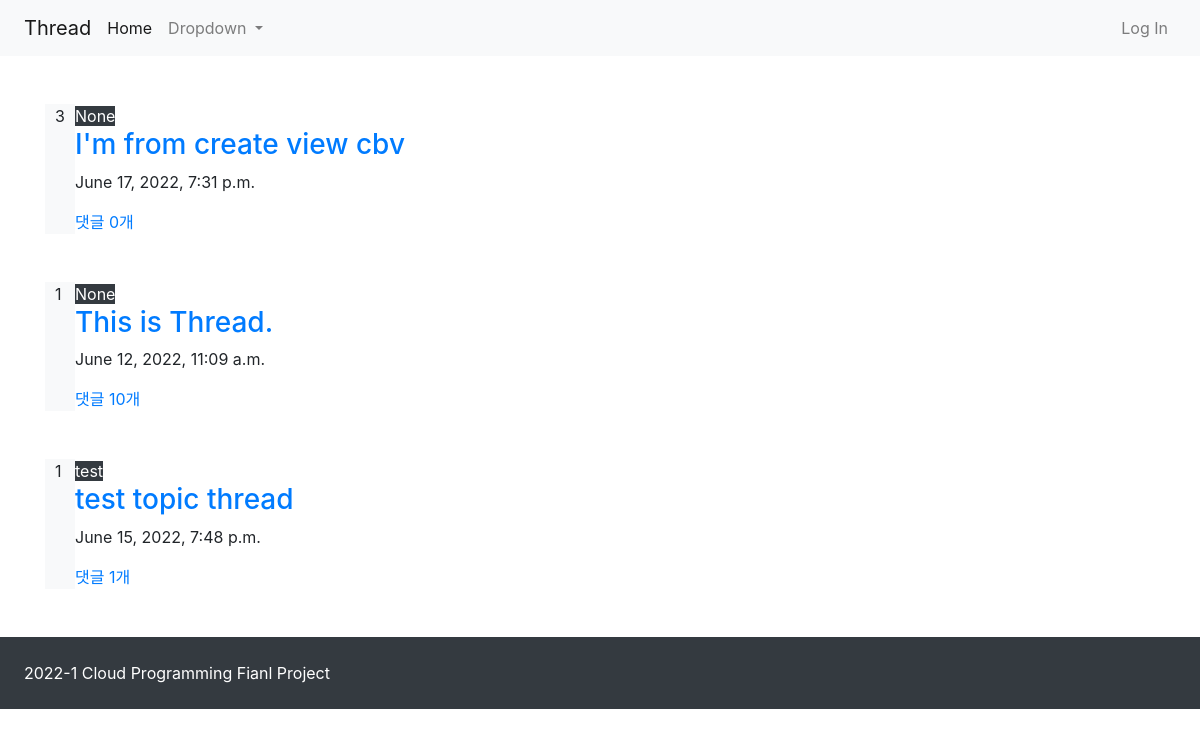
Before: / with the older database file.
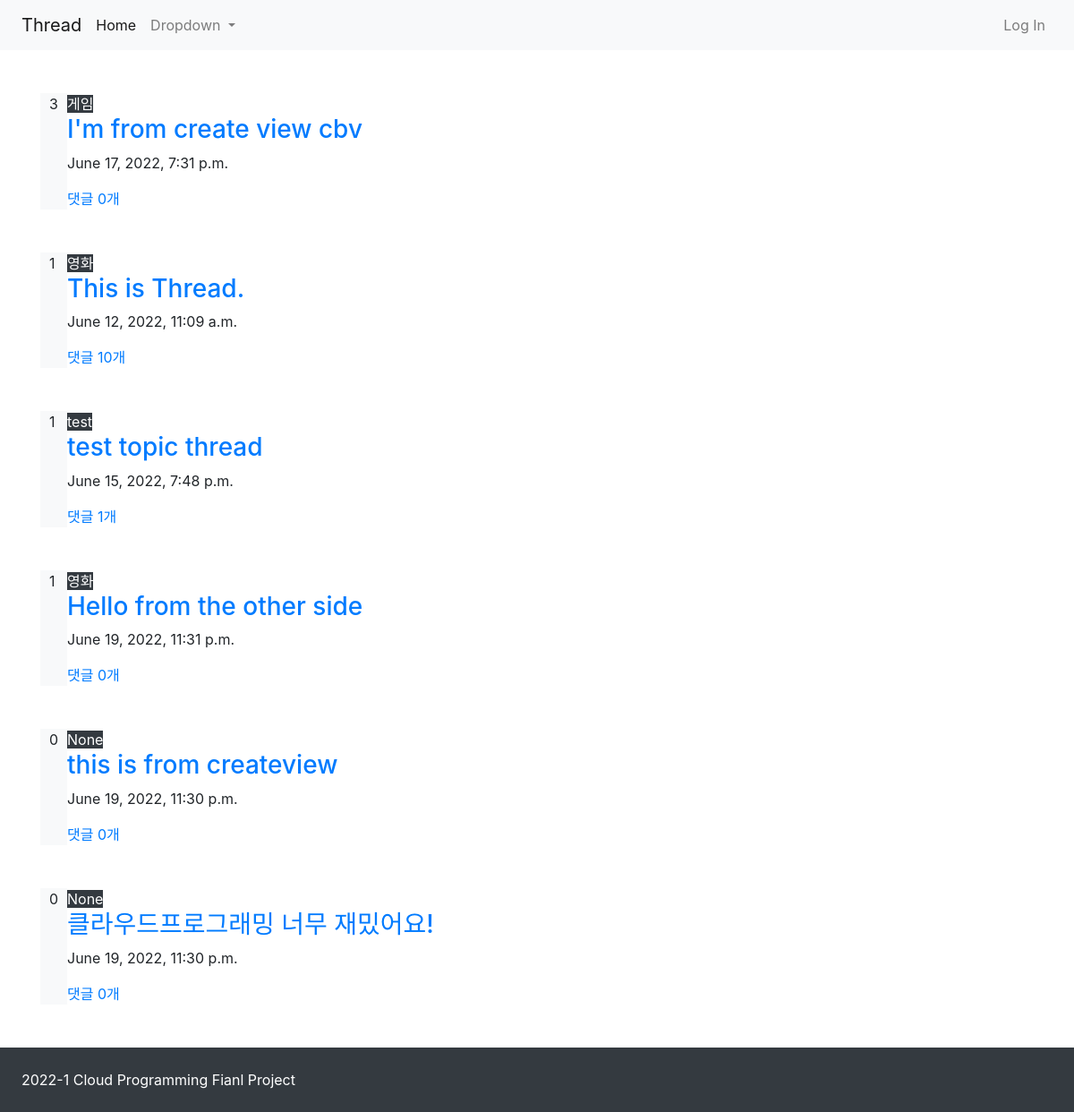
After: the same page with the newer database file.
### main/models.py (models this page shows, shortened)
class Thread(models.Model):
    topic = models.ForeignKey(Topic, null=True, on_delete=models.SET_NULL)
    title = models.CharField(max_length=100)
    content = MarkdownxField(max_length=5000)
    author = models.ForeignKey(User, null=True, on_delete=models.SET_NULL)
    upvotes = models.IntegerField(default=0, editable=False)
    created_at = models.DateTimeField(auto_now_add=True)
    updated_at = models.DateTimeField(auto_now=True)
    def get_absolute_url(self):
        return f'/{self.pk}'
    def get_content_markdown(self):
        return markdown(self.content)

class Topic(models.Model):
    topic = models.CharField(max_length=10, unique=True)
    slug = models.SlugField(max_length=10, unique=True, allow_unicode=True)
    def __str__(self):
        return self.topic

### main/views.py (the view)
# urls.py: path('', views.ThreadList.as_view()),
class ThreadList(ListView):
    model = Thread
    paginate_by: 10
    ordering = ['-upvotes']

### templates/main/thread_list.html (shortened to what this page needs)
{% extends 'main/base.html' %}
{% block main-area %}
<div class="container">
    {% for thread in thread_list %}
        <div class="d-flex my-5">
            <div class="bg-light" style="width: 30px;">
                <div class="mx-auto" style="width: 10px;">{{ thread.upvotes }}</div>
            </div>
            <div class="" style="max-width: 90%;">
                <span class="badge-dark">{{ thread.topic }}</span>
                <a href="{{ thread.get_absolute_url }}"><h3>{{ thread.title }}</h3></a><span>{{ thread.created_at }}</span>
                <a href="{{ thread.get_absolute_url }}#comment">댓글 {{ thread.comment_set.count }}개</a>
            </div>
        </div>
    {% endfor %}
</div>
{% endblock %}

### templates/main/base.html (shortened to what this page needs)
<!DOCTYPE html>
<html>
    {% load static %}
<head>
    <link rel="stylesheet" href="{% static '/bootstrap.min.css' %}" media="screen">
</head>
<body>
    {% include 'main/navbar.html' %}
    {% block main-area %}{% endblock %}
    {% include 'main/footer.html'%}
</body>
</html>

### templates/main/navbar.html (shortened to what this page needs)
<nav class="navbar navbar-expand-lg navbar-light bg-light mb-5">
  <a class="navbar-brand mx-2" href="/">Thread</a>
  <div class="collapse navbar-collapse" id="navbarNavDropdown">
    <ul class="navbar-nav">
      <li class="nav-item active">
        <a class="nav-link" href="/">Home <span class="sr-only">(current)</span></a>
      </li>
      <li class="nav-item dropdown">
        <a class="nav-link dropdown-toggle" href="#" id="navbarDropdown" role="button" data-toggle="dropdown" aria-expanded="false">
          Dropdown
        </a>
      </li>
    </ul>
  </div>
  <ul class="navbar-nav mx-2 ml-auto">
    <li class="nav-item">
        <a class="nav-link" href="#" data-toggle="modal" data-target="#loginModal">Log In</a>
    </li>
  </ul>
</nav>

### templates/main/footer.html
<div class="mt-5 p-4 bg-dark text-white">
    2022-1 Cloud Programming Fianl Project
</div>

Changed rows visible on the page:
changed Thread "I'm from create view cbv": topic "None" → "게임"
changed Thread "This is Thread.": topic "None" → "영화"
added Thread: upvotes "1", topic "영화", title "Hello from the other side", created_at "June 19, 2022, 11:31 p.m.", comment_set.count "0"
added Thread: upvotes "0", topic "None", title "this is from createview", created_at "June 19, 2022, 11:30 p.m.", comment_set.count "0"
added Thread: upvotes "0", topic "None", title "클라우드프로그래밍 너무 재밌어요!", created_at "June 19, 2022, 11:30 p.m.", comment_set.count "0"
